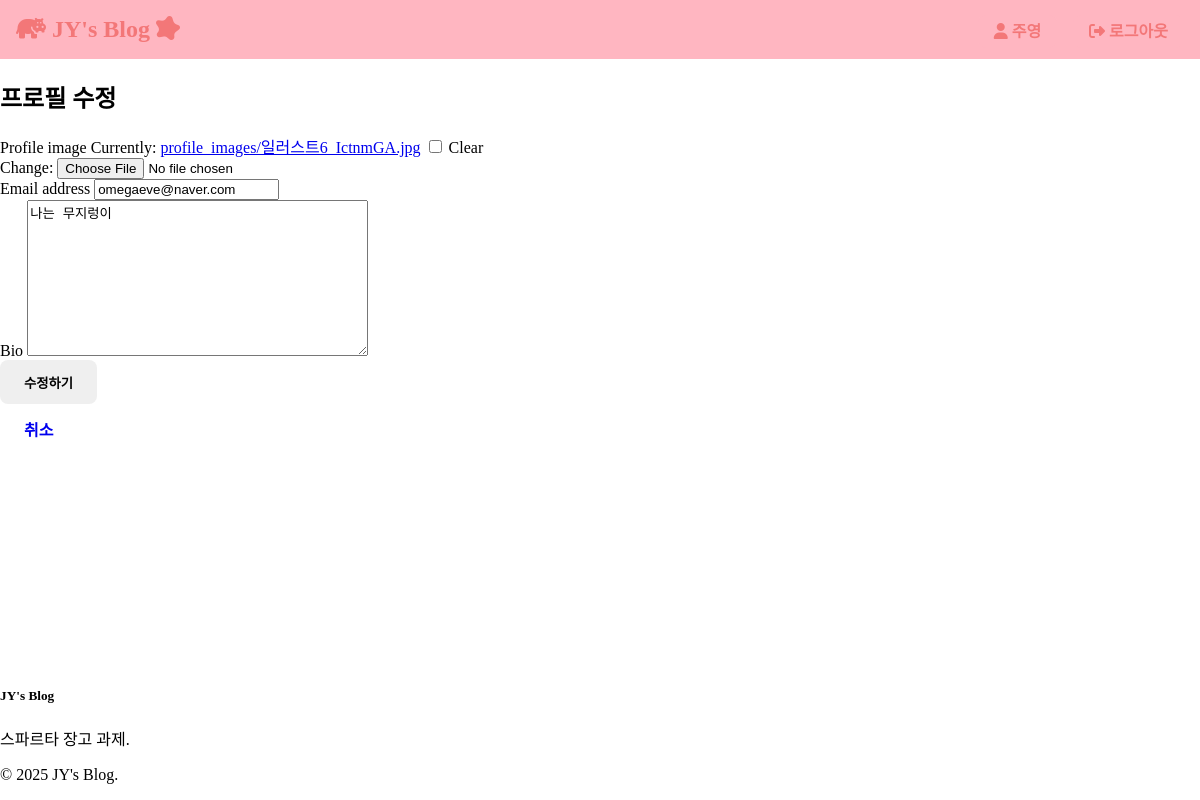
The app's page /accounts/profile/update/ (signed in) with its own data.
### accounts/models.py (models this page shows, shortened)
class CustomUser(AbstractUser):
    profile_image = models.ImageField(upload_to='profile_images/', null=True, blank=True)
    bio = models.TextField(max_length=500, blank=True)
    created_at = models.DateTimeField(auto_now_add=True)
    updated_at = models.DateTimeField(auto_now=True)

### accounts/views.py (the view)
# urls.py: path("profile/update/", views.profile_update, name="profile_update"),
@login_required
def profile_update(request):
    if request.method == "POST":
        form = UserUpdateForm(request.POST, request.FILES, instance=request.user)
        if form.is_valid():
            form.save()
            return redirect("accounts:profile")
    else:
        form = UserUpdateForm(instance=request.user)
    return render(request, "accounts/profile_update.html", {"form": form})

### accounts/forms.py
class UserUpdateForm(forms.ModelForm):
    class Meta:
        model = CustomUser
        fields = ('profile_image', 'email', 'bio')

### templates/accounts/profile_update.html (shortened to what this page needs)
{% extends 'base.html' %}
{% block content %}
<div class="container mt-5">
    <h2>프로필 수정</h2>
    <form method="post" enctype="multipart/form-data">
        {% for field in form %}
        <div class="mb-3">
            <label for="{{ field.id_for_label }}" class="form-label">{{ field.label }}</label>
            {{ field }}
        </div>
        {% endfor %}
        <button type="submit" class="btn btn-primary">수정하기</button>
        <a href="{% url 'user:profile' %}" class="btn btn-secondary">취소</a>
    </form>
</div>
{% endblock %}

### templates/navbar.html (shortened to what this page needs)
<nav>
    <div class="nav-container">
        <a class="nav-brand" href="{% url 'post:post_list' %}">
            <i class="fa-solid fa-hippo"></i> JY's Blog <i class="fa-solid fa-splotch"></i>
        </a>
        <ul class="nav-menu">
            {% if user.is_authenticated %}
                <li>
                    <a class="nav-button" href="{% url 'accounts:profile' %}">
                        <i class="fas fa-user"></i> {{ user.username }}
                    </a>
                </li>
                <li>
                    <a class="nav-button" href="{% url 'accounts:logout' %}">
                        <i class="fas fa-sign-out-alt"></i> 로그아웃
                    </a>
                </li>
            {% endif %}
        </ul>
    </div>
</nav>

### static/css/style.css (style rules this page uses)
body { min-height: 100vh; display: flex; flex-direction: column; margin: 0; }
.btn { padding: 0.8rem 1.5rem; border: none; border-radius: 8px; font-weight: 600; cursor: pointer; transition: all 0.3s ease; display: flex; align-items: center; gap: 0.5rem; text-decoration: none; white-space: nowrap; }

### templates/navbar.html (style rules this page uses)
nav { background-color: #FFB6C1; padding: 1rem; }
.nav-container { max-width: 1200px; margin: 0 auto; display: flex; justify-content: space-between; align-items: center; }
.nav-brand { color: #F37778; text-decoration: none; font-weight: bold; font-size: 1.5rem; }
.nav-menu { display: flex; list-style: none; margin: 0; padding: 0; gap: 1rem; }
.nav-button { padding: 0.5rem 1rem; border: 2px #FFB6C1; border-radius: 8px; background-color: #FFB6C1; color: #F37778; text-decoration: none; font-size: 1rem; font-weight: bold; transition: all 0.3s ease; }

### records on screen
CustomUser: username "주영", form "omegaeve@naver.com" "나는 무지렁이"

### other values on screen
{{ field.label }} "Profile image" "Email address" "Bio"
